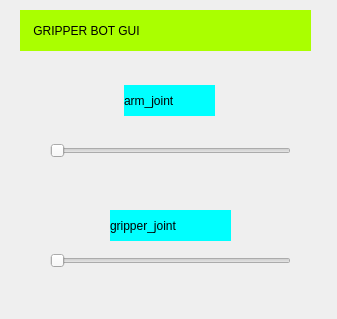
<?xml version="1.0" encoding="UTF-8"?>
<ui version="4.0">
 <class>Form</class>
 <widget class="QWidget" name="Form">
  <property name="geometry">
   <rect>
    <x>0</x>
    <y>0</y>
    <width>337</width>
    <height>319</height>
   </rect>
  </property>
  <property name="windowTitle">
   <string>Form</string>
  </property>
  <widget class="QSlider" name="armSlider">
   <property name="geometry">
    <rect>
     <x>50</x>
     <y>130</y>
     <width>241</width>
     <height>41</height>
    </rect>
   </property>
   <property name="maximum">
    <number>180</number>
   </property>
   <property name="singleStep">
    <number>1</number>
   </property>
   <property name="orientation">
    <enum>Qt::Horizontal</enum>
   </property>
  </widget>
  <widget class="QSlider" name="gripperSlider">
   <property name="geometry">
    <rect>
     <x>50</x>
     <y>240</y>
     <width>241</width>
     <height>41</height>
    </rect>
   </property>
   <property name="maximum">
    <number>110</number>
   </property>
   <property name="orientation">
    <enum>Qt::Horizontal</enum>
   </property>
  </widget>
  <widget class="QLabel" name="label">
   <property name="geometry">
    <rect>
     <x>124</x>
     <y>85</y>
     <width>91</width>
     <height>31</height>
    </rect>
   </property>
   <property name="styleSheet">
    <string notr="true">font: 75 12pt &quot;MS Shell Dlg 2&quot;;
background-color: rgb(0, 255, 255);</string>
   </property>
   <property name="text">
    <string>arm_joint</string>
   </property>
  </widget>
  <widget class="QLabel" name="label_2">
   <property name="geometry">
    <rect>
     <x>110</x>
     <y>210</y>
     <width>121</width>
     <height>31</height>
    </rect>
   </property>
   <property name="styleSheet">
    <string notr="true">font: 75 12pt &quot;MS Shell Dlg 2&quot;;
background-color: rgb(0, 255, 255);</string>
   </property>
   <property name="text">
    <string>gripper_joint</string>
   </property>
  </widget>
  <widget class="QLabel" name="label_3">
   <property name="geometry">
    <rect>
     <x>20</x>
     <y>10</y>
     <width>291</width>
     <height>41</height>
    </rect>
   </property>
   <property name="styleSheet">
    <string notr="true">font: 75 16pt &quot;MS Shell Dlg 2&quot;;
background-color: rgb(170, 255, 0);</string>
   </property>
   <property name="text">
    <string>    GRIPPER BOT GUI</string>
   </property>
  </widget>
 </widget>
 <resources/>
 <connections/>
</ui>
